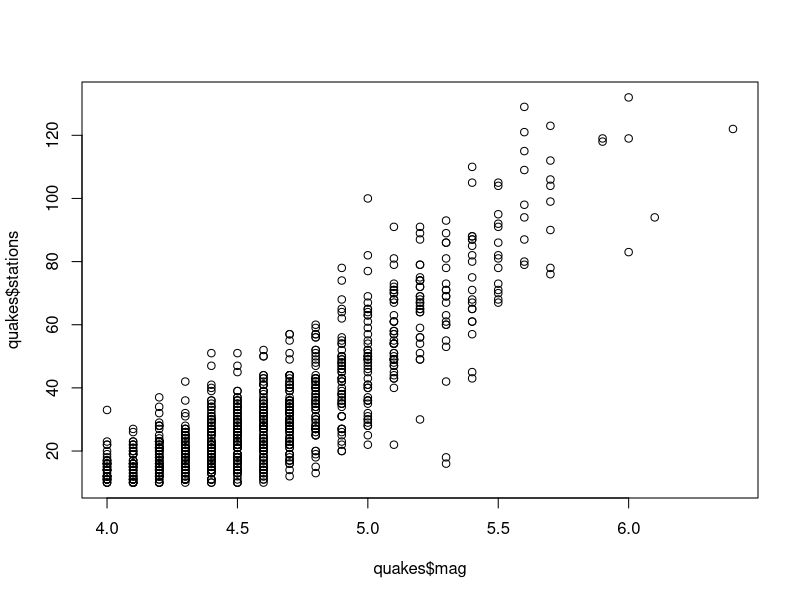
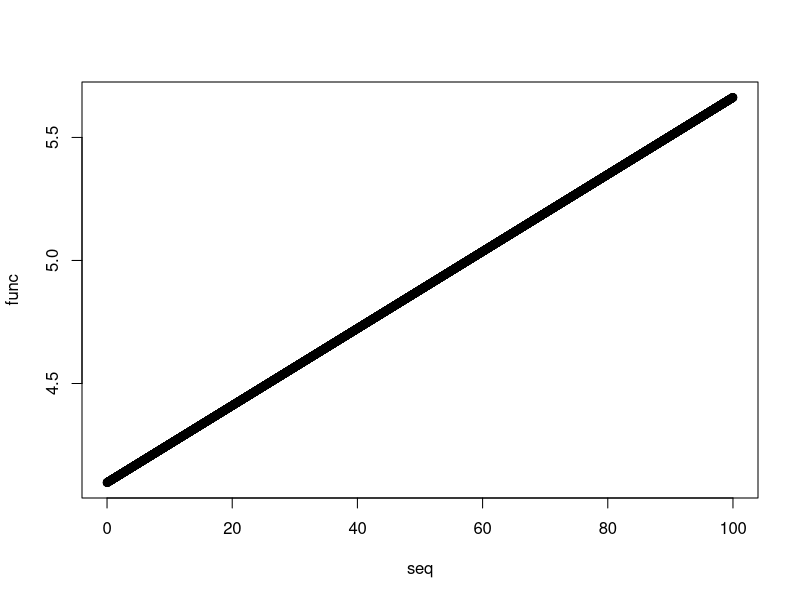
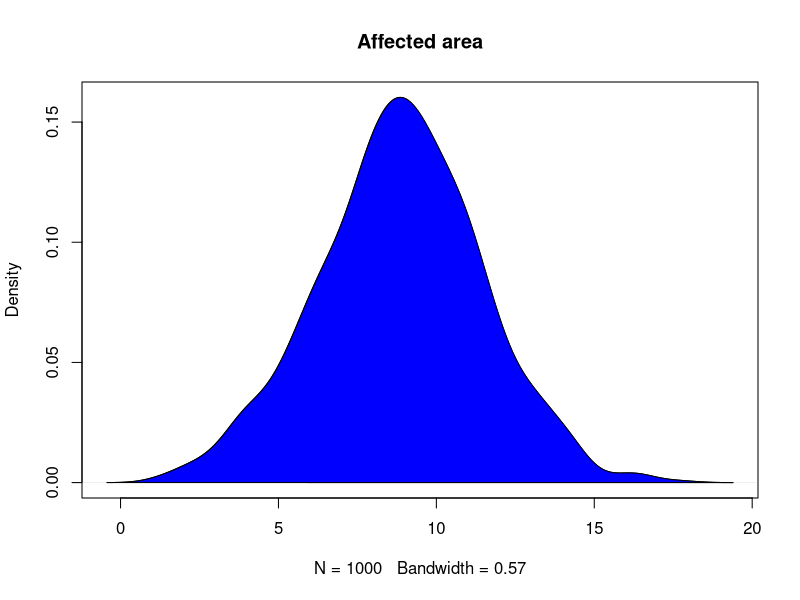

Reproduce these figures in R, in order.
data("quakes") #importam datasetul
cor(quakes$stations, quakes$mag) #corelatia pe care am gasit-o cea mai mare (0.85)

simpleRegression <- lm(mag~stations,data=quakes) #facem regresie liniara pentru datele puternic corelate
simpleRegressionSummary<-summary(simpleRegression)
coefs<-simpleRegressionSummary$coefficients

beta.estimate<-coefs["stations","Estimate"] #extragem coeficientii regresiei simple
std.error<-coefs["stations","Std. Error"] # 0.003055589
t.value<-beta.estimate/std.error #51.2314
p.value<-2*pt(-abs(t.value),df=nrow(quakes)-ncol(quakes)) #2.835015e-281
fstat<-summary(simpleRegression)$fstatistic

model_p1<-pf(fstat[1],fstat[2],fstat[3],lower=FALSE)

aic<-AIC(simpleRegression) #-265.0973
bic<-BIC(simpleRegression) #-250.3471

plot(x=quakes$mag,y=quakes$stations)
seq<-seq(0,100,0.01)
func<-simpleRegression$coefficients[1]+simpleRegression$coefficients[2]*seq
plot(seq,func) #dreapta care aproximeaza

cor(quakes)
multipleRegression<-lm(mag~stations+depth,data=quakes)
multipleRegressionSummary<-summary(multipleRegression)

fstat2<-multipleRegressionSummary$fstatistic
AIC(multipleRegression) #-371.8911
BIC(multipleRegression) #-253.2601

model_p2<-pf(fstat2[1],fstat2[2],fstat2[3],lower=FALSE) #2.178577e-303

#Putem adauga la baza de date o variabila afarea (aria afectata de un cutremur
#in km2)
#Intuitiv, aria afectata ar putea fi corelata cu adancimea cutremurului si cu
#magnitudinea acestuia. Distrubutia acestei variabile ar fi una normala. Analizand
#care sunt cele mai dese tipuri de cutremure, putem trage concluzia ca o distributie
#plauzibila ar fi Normala(medie=9,dispersie=2.5)

size <- length(quakes$lat)
afarea <- rnorm(size, mean = 9, sd = 2.5)
plot(density(afarea), main="Affected area")
polygon(density(afarea), col="blue")